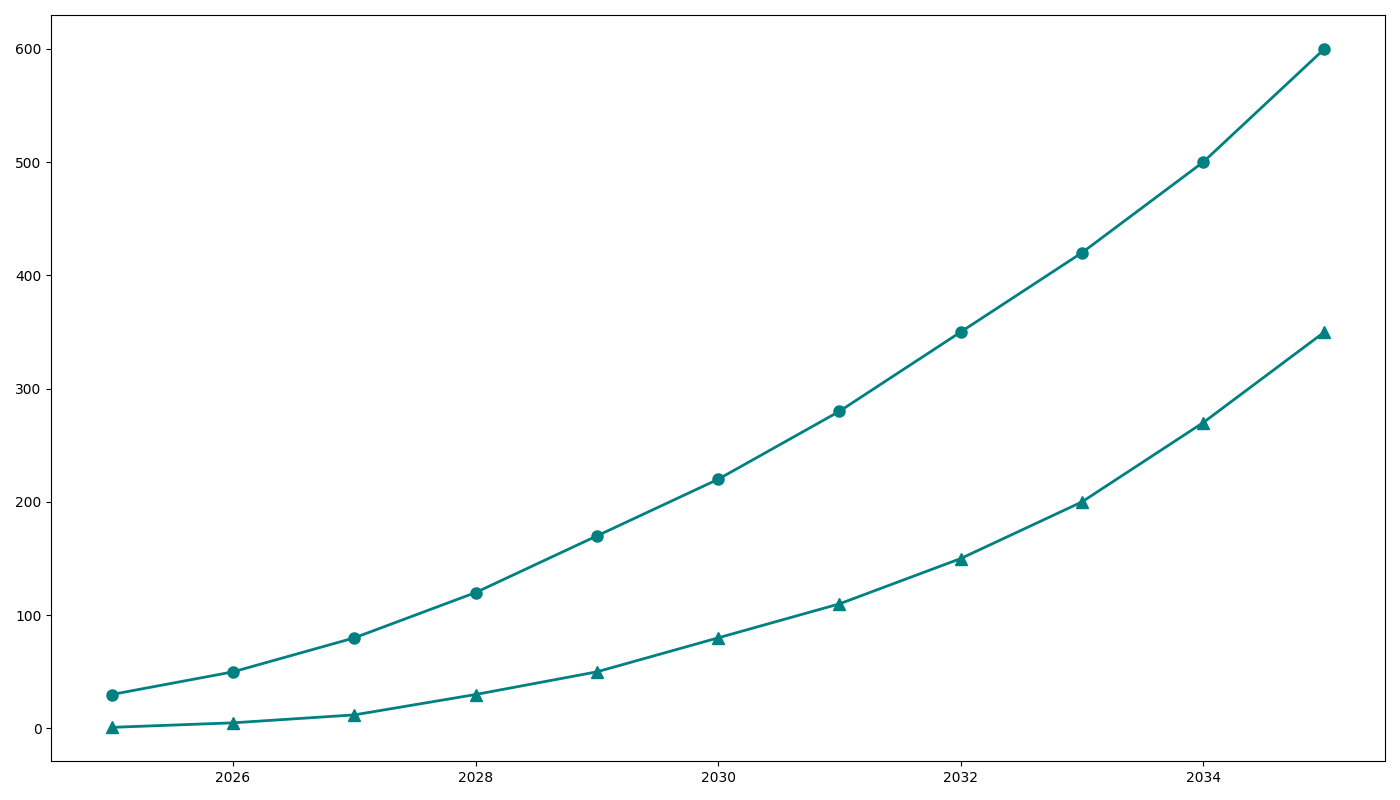

The Python source for this figure:
import matplotlib.pyplot as plt
import numpy as np

years = np.arange(2025, 2036)
auto_vehicles = np.array([30, 50, 80, 120, 170, 220, 280, 350, 420, 500, 600])
hyperloop_pods = np.array([1, 5, 12, 30, 50, 80, 110, 150, 200, 270, 350])

fig, ax1 = plt.subplots(figsize=(14, 8))

ax1.plot(years, auto_vehicles, color='teal', marker='o', linestyle='-', linewidth=2, markersize=8)
ax1.plot(years, hyperloop_pods, color='teal', marker='^', linestyle='-', linewidth=2, markersize=8)

plt.tight_layout()

plt.show()
